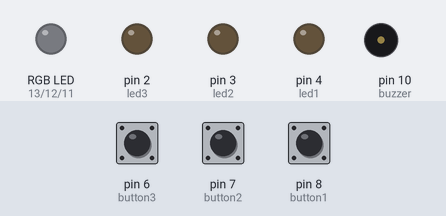
Bench run of a sketch on a simulated Arduino Uno, built with avr-gcc and run on an emulated ATmega328P. Parts: an RGB LED mixed from three pins (HIGH = lit), output pins drawn as LEDs (lit = HIGH), buzzer (waves = sounding). Dashed ring = blinking. Inputs (shaded band) come from the test bench; at power-on: pin 6 (button3) LOW, pin 7 (button2) LOW, pin 8 (button1) LOW. Random numbers use the default seed unless the sketch sets one.

Above: at 9.8 s.
9.9 s: pin 6 (button3) pulled HIGH for 0.15 s
At 10.3 s:
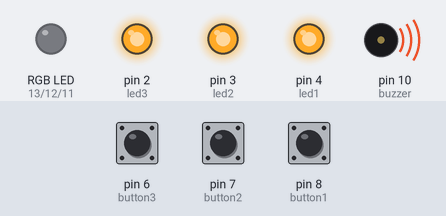
12.0 s: pin 7 (button2) pulled HIGH for 3.2 s
At 12.4 s:
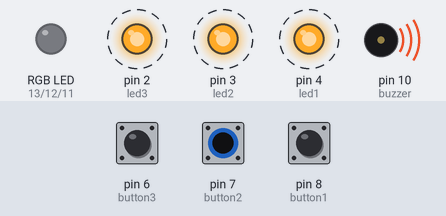
16.7 s: pin 6 (button3) pulled HIGH for 3.2 s
At 21.1 s:
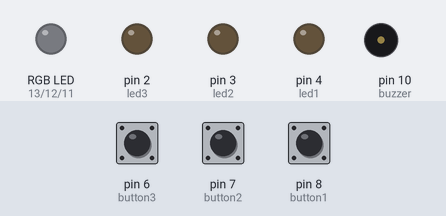
21.4 s: pin 8 (button1) pulled HIGH for 3.2 s
At 35.2 s:
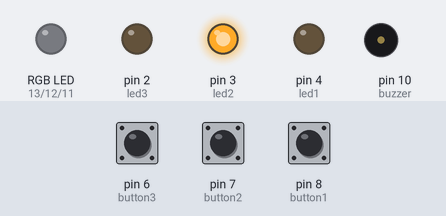
Timing chart, 0 to 36.1 s (numbered marks = the images above; inputs shaded):
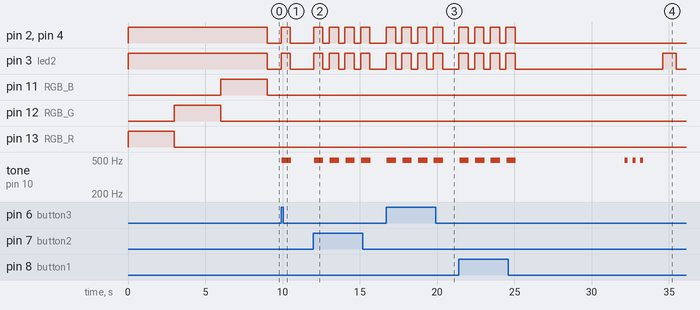

Measured:
- after the input at 9.9 s, pin 2 (led3), pin 3 (led2), pin 4 (led1): LOW → HIGH at once, → LOW 0.61 s later; tone on pin 10 (buzzer): silent → 496 Hz after 0.05 s, → silent 0.60 s later
- after the input at 12.0 s, pin 2 (led3), pin 3 (led2), pin 4 (led1): alternates HIGH for 0.61 s and LOW for 0.41 s, starting at once; tone on pin 10 (buzzer): alternates 496 Hz for 0.60 s and silent for 0.42 s, starting after 0.05 s
- after the input at 16.7 s, pin 2 (led3), pin 3 (led2), pin 4 (led1): alternates HIGH for 0.61 s and LOW for 0.41 s, starting at once; tone on pin 10 (buzzer): alternates 496 Hz for 0.60 s and silent for 0.42 s, starting after 0.05 s
- after the input at 21.4 s, pin 2 (led3), pin 4 (led1): alternates HIGH for 0.61 s and LOW for 0.41 s, 8 changes in all, then stays LOW, starting at once

The sketch:

mainJoku.ino
```cpp
int led1 = 4; //Czerwona dioda led LED1
int led2 = 3; //Czerwona dioda led LED2
int led3 = 2; //Czerwona dioda led LED3

int RGB_R = 13; //Dioda RGB - Kolor czerwony
int RGB_G = 12; //Dioda RGB - Kolor zielony
int RGB_B = 11; //Dioda RGB - Kolor niebieski

int button1 = 8; //Przycisk S1
int button2 = 7; //Przycisk S2
int button3 = 6; //Przycisk S3

int buzzer = 10; //Glosnik

void setup()
{
  //Ewentualny podglad danych dla programisty
  Serial.begin(9600);

  pinMode(led1, OUTPUT);
  pinMode(led2, OUTPUT);
  pinMode(led3, OUTPUT);

  pinMode(RGB_R, OUTPUT);
  pinMode(RGB_G, OUTPUT);
  pinMode(RGB_B, OUTPUT);

  pinMode(button1, INPUT);
  pinMode(button2, INPUT);
  pinMode(button3, INPUT);

  pinMode(buzzer, OUTPUT);

  digitalWrite(RGB_R, LOW);
  digitalWrite(RGB_G, LOW);
  digitalWrite(RGB_B, LOW);
  digitalWrite(led1, LOW);
  digitalWrite(led2, LOW);
  digitalWrite(led3, LOW);


}

void loop()
{
  testLed();
  testButton();
  testBuzzer();
  while(true)
  {
    gra();
    delay(5000);
  }
}

//Test podlaczenia ukladu. Wszystkie diody swieca sie przez 9sek.
void testLed()
{
  digitalWrite(led1, HIGH);
  digitalWrite(led2, HIGH);
  digitalWrite(led3, HIGH);
  digitalWrite(RGB_R, HIGH);
  delay(3000);
  digitalWrite(RGB_R, LOW);
  digitalWrite(RGB_G, HIGH);
  delay(3000);
  digitalWrite(RGB_G, LOW);
  digitalWrite(RGB_B, HIGH);
  delay(3000);
  digitalWrite(RGB_B, LOW);
  digitalWrite(led1, LOW);
  digitalWrite(led2, LOW);
  digitalWrite(led3, LOW);
}

//Test podlaczenia ukladu. Przez 10sek mozna sprawdzic dzialanie przyciskow.
void testButton()
{
  int czas = 0;
  while(czas < 1000)
  {
     if(digitalRead(button1) == HIGH)
     {
       digitalWrite(led1, HIGH);
       buzz(1);
     }
     else
         digitalWrite(led1, LOW);
     if(digitalRead(button2) == HIGH)
     {
       digitalWrite(led2, HIGH);
       buzz(1);
     }
     else
       digitalWrite(led2, LOW);
     if(digitalRead(button3) == HIGH)
     {
       digitalWrite(led3, HIGH);
       buzz(1);
     }
     else
       digitalWrite(led3, LOW);
     delay(10);
     czas++;

   }
   digitalWrite(led1, LOW);
   digitalWrite(led2, LOW);
   digitalWrite(led3, LOW);
}

void testBuzzer()
{
  for (int j = 0; j<3; j++)
  {
    for (int buzz = 0; buzz<100; buzz++)
    {
      digitalWrite(buzzer, HIGH);
      delay(1);
      digitalWrite(buzzer, LOW);
      delay(1);
    }
    delay(300);
  }
}

void buzz(int melodia) //funkcja zawiera zestaw melodii buzzera.
{
  switch (melodia)
  {
    case 1: //melodia przy wcisnieciu guzika podczas gry
    {
      digitalWrite(led1, HIGH);
      digitalWrite(led2, HIGH);
      digitalWrite(led3, HIGH);
      for (int z = 0; z<300; z++)
      {
        digitalWrite(buzzer, HIGH);
        delay(1);
        digitalWrite(buzzer, LOW);
        delay(1);
      }
      digitalWrite(led1, LOW);
      digitalWrite(led2, LOW);
      digitalWrite(led3, LOW);
      delay(400);
    } break;
    case 2: //melodia przy wygranej
    {
      for (int z1 = 0; z1<3; z1++)
      {
        for (int z2 = 0; z2<300; z2++)
        {
          digitalWrite(buzzer, HIGH);
          delayMicroseconds(100);
          digitalWrite(buzzer, LOW);
          delayMicroseconds(100);
        }
        delay(300);
      }
    } break;
    case 3: // melodia przy przegranej
    {
      for (int z = 0; z<300; z++)
      {
        digitalWrite(buzzer, HIGH);
        delay(3);
        digitalWrite(buzzer, LOW);
        delay(3);
      }
    }
  }
    digitalWrite(led1, LOW);
    digitalWrite(led2, LOW);
    digitalWrite(led2, LOW);
}

void gra()
{
  //Przechowuje podana ilosc poziomow rozgrywki
  const int poziomy = 6;
  /*
  *  Ze wzgledu na to, ze łatwo wyjsc poza zakres tablicy podajac wlasnorecznie wartosci
  *  zmiennych poziomy i x, program sam oblicza x - odpowiednia wielkosc tablicy
  */
  int dlTab = 0;
  for(unsigned int i = 0; i < poziomy; i++)
    for(unsigned int j = 0; j <= i; j++)
      dlTab++;
  //Tablica zawierajaca wylosowane diody
  int tab[dlTab];

  //Tablica odpowiedzi gracza
  int graczTab[dlTab];

  //Losowanie zawartosci tablicy tab[]. Mozliwe wylosowane liczby: 1, 2, 3
  for(unsigned int i = 0; i < dlTab; i++)
    tab[i] = random(1, 4);

   /*
   //W tym miejscu mozna wypisac tablice, ktora bedzie
   //podstawa do kolejnosci swiecenia diod - pomoc dla programi
   for(unsigned int i = 0; i < dlTab; i++)
    Serial.println(tab[i]);
   */
  delay(1000);
  //Sprawdza czy gracz sie pomylil
  bool przegrana = false;
  int x = 0;
  int y = 0;
  //Glowna czesc rozgrywki - przerywana jest gdy skoncza sie poziomy
    for(unsigned int i = 0; i < poziomy; i++)
    {
      for(unsigned int j = 0; j <= i; j++)
      {
        if(tab[x] == 1)
          digitalWrite(led1, HIGH);
        else if(tab[x] == 2)
          digitalWrite(led2, HIGH);
        else if(tab[x] == 3)
          digitalWrite(led3, HIGH);

        delay(850);

        digitalWrite(led1, LOW);
        digitalWrite(led2, LOW);
        digitalWrite(led3, LOW);

        delay(850);
        x++;
      }

      //Oczekiwanie na wprowadzenie sekwencji zapamietanej przez gracza
      for(unsigned int k = 0; k <= i; k++)
      {
        while(k <= i){
          if(digitalRead(button1) == HIGH)
          {
           buzz(1);
           graczTab[y] = 1;
           break;
          }
          else if(digitalRead(button2) == HIGH)
          {
           buzz(1);
           graczTab[y] = 2;
           break;
          }
          else if(digitalRead(button3) == HIGH)
          {
           buzz(1);
           graczTab[y] = 3;
           break;
          }
          delay(150);
        }
        y++;
      }
    digitalWrite(led1, LOW);
    digitalWrite(led2, LOW);
    digitalWrite(led3, LOW);

    }

    digitalWrite(led1, LOW);
    digitalWrite(led2, LOW);
    digitalWrite(led3, LOW);

    Serial.println("-");
    for(unsigned int i = 0; i < dlTab; i++)
      Serial.println(graczTab[i]);
    delay(300);

  for(unsigned int i = 0; i < dlTab; i++)
    if(tab[i] != graczTab[i])
      przegrana = true;

  if(przegrana)
  {
    Serial.println("Przegrales");
    digitalWrite(RGB_R, HIGH);
    buzz(3);
  }
  else if(!przegrana)
  {
    Serial.println("Wygrales");
    digitalWrite(RGB_G, HIGH);
    buzz(2);
  }
  delay(1000);
  digitalWrite(RGB_R, LOW);
  digitalWrite(RGB_G, LOW);
}
```
